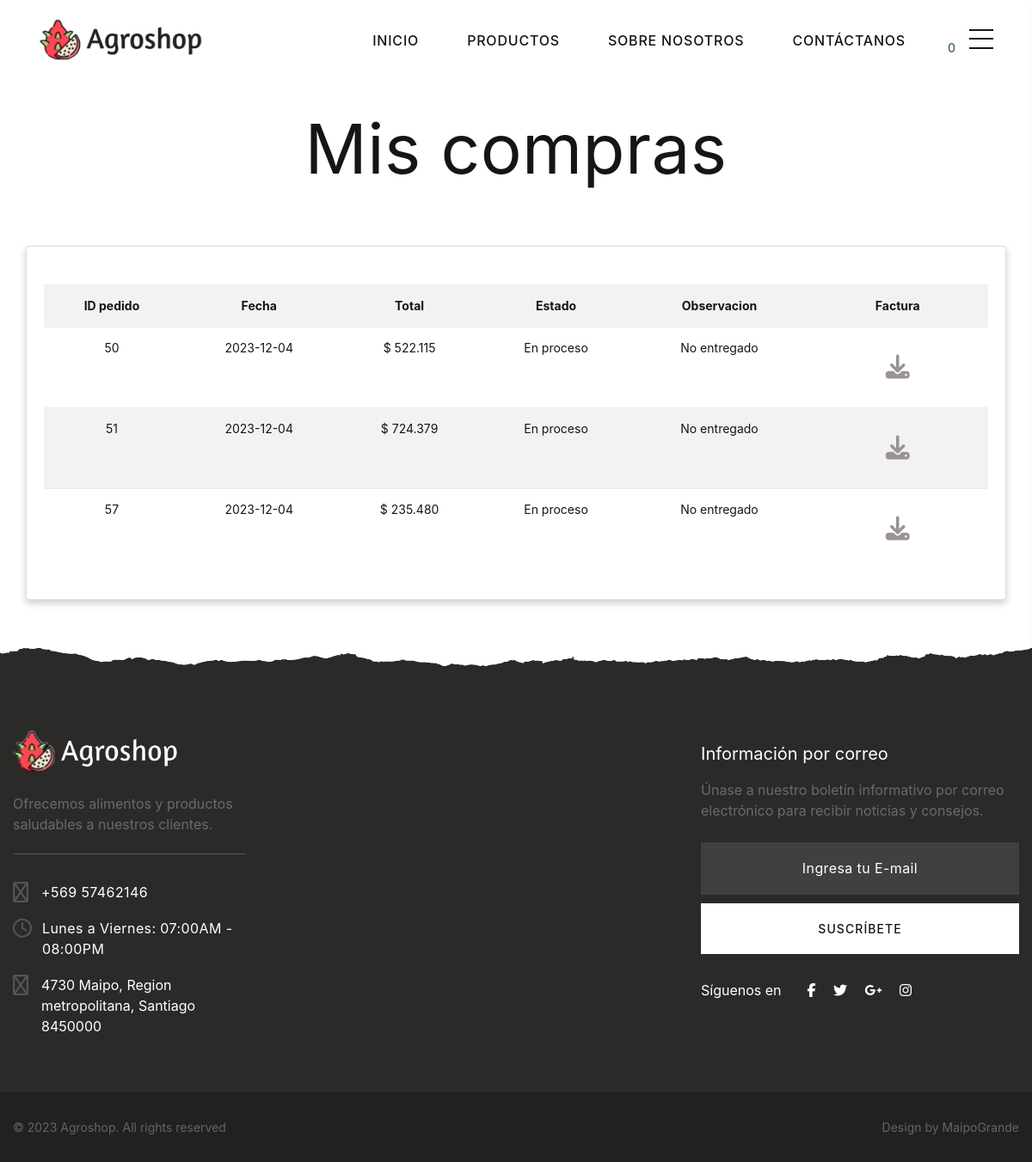
/historial.compra.php (signed in), run on the app's committed database.
### tables this page shows
CREATE TABLE `pedido` (
  `id_pedido` int(11) NOT NULL,
  `ped_ref` varchar(255) NOT NULL,
  `id_usuario` int(11) NOT NULL,
  `ped_estadop` varchar(255) NOT NULL,
  `ped_totalf` varchar(255) NOT NULL,
  `ped_fecha` date NOT NULL,
  `ped_token` varchar(255) NOT NULL,
  `ped_estado` int(10) UNSIGNED NOT NULL DEFAULT 1
);

### historial.compra.php (the view, shortened to what this page needs)
<?php include('header.php');
include_once 'config/config.php';
$id_usuario = $_SESSION['id_usuario'];
?>
<br><br>
<h2>Mis compras</h2>
<br><br>
<div class="card" style="margin:30px; ">
    <br>
    <div class="card-body " style="overflow-x:auto;">
        <table class="table borderless table-striped">
            <tr WIDTH="auto" HEIGHT="auto">
                <th>ID pedido</th>
                <th>Fecha</th>
                <th>Total</th>
                <th>Estado</th>
                <th>Observacion</th>
                <th>Factura</th>
            </tr>
            <?php $query = "SELECT * FROM pedido WHERE id_usuario = $id_usuario";
            $resultado_pedido = mysqli_query($conexion, $query);
            while($pedido = mysqli_fetch_assoc($resultado_pedido)) { ?>
                <tr>
                    <td>
                        <?php echo $pedido['id_pedido']; ?>
                    </td>
                    <td>
                        <?php echo $pedido['ped_fecha']; ?>
                    </td>
                    <td>$
                        <?php echo number_format($pedido['ped_totalf'], 0, ',', '.'); ?>
                    </td>
                    <td>
                        <?php if($pedido['ped_estadop'] == 1) {
                            echo "En proceso";
                        } elseif($pedido['ped_estadop'] == 2) {
                            echo "Enviado";
                        } elseif($pedido['ped_estadop'] == 3) {
                            echo "Entregado";
                        } else {
                            echo "Cancelado";
                        }
                        ; ?>
                    </td>
                    <td>
                        <?php
                        if($pedido['ped_estadop'] == 3) { ?>
                            <div class="dropdown">
                                <button onclick="myFunction()" class="dropbtn">comentar</button>
                                <div id="myDropdown" class="dropdown-content">
                                    <form action="agregar_observacion.php" method="post">
                                        <input type="hidden" name="id_pedido" value="<?php echo $pedido['id_pedido']; ?>">
                                        <textarea class="observacion" name="observacion"
                                            placeholder="Añade tu observación aquí"></textarea>
                                        <button class="btn2" type="submit">Guardar observación</button>
                                    </form>
                                </div>
                            </div>
                            <?php
                        } elseif($pedido['ped_estadop'] == 4) {
                            echo "Cancelado";
                        } else {
                            echo "No entregado";
                        } ?>
                    </td>
                    <td onclick="location.href='factura/invoice.php?dat=<?php echo $pedido['ped_ref']; ?>'"> <a
                            class="btn btn-small "><i class="fa-solid fa-download fa-2x" style="color:#9B9391;"></i></a>
                    </td>
                </tr>
            <?php } ?>
        </table>
    </div>
</div>
<br><br>
<?php include('footer.php'); ?>

### data on the page
pedido: id_pedido "50", ped_fecha "2023-12-04", ped_totalf "522.115", ped_estadop "En proceso"
pedido: id_pedido "51", ped_fecha "2023-12-04", ped_totalf "724.379", ped_estadop "En proceso"
pedido: id_pedido "57", ped_fecha "2023-12-04", ped_totalf "235.480", ped_estadop "En proceso"

### other printed values
$totalCantidad "0"
